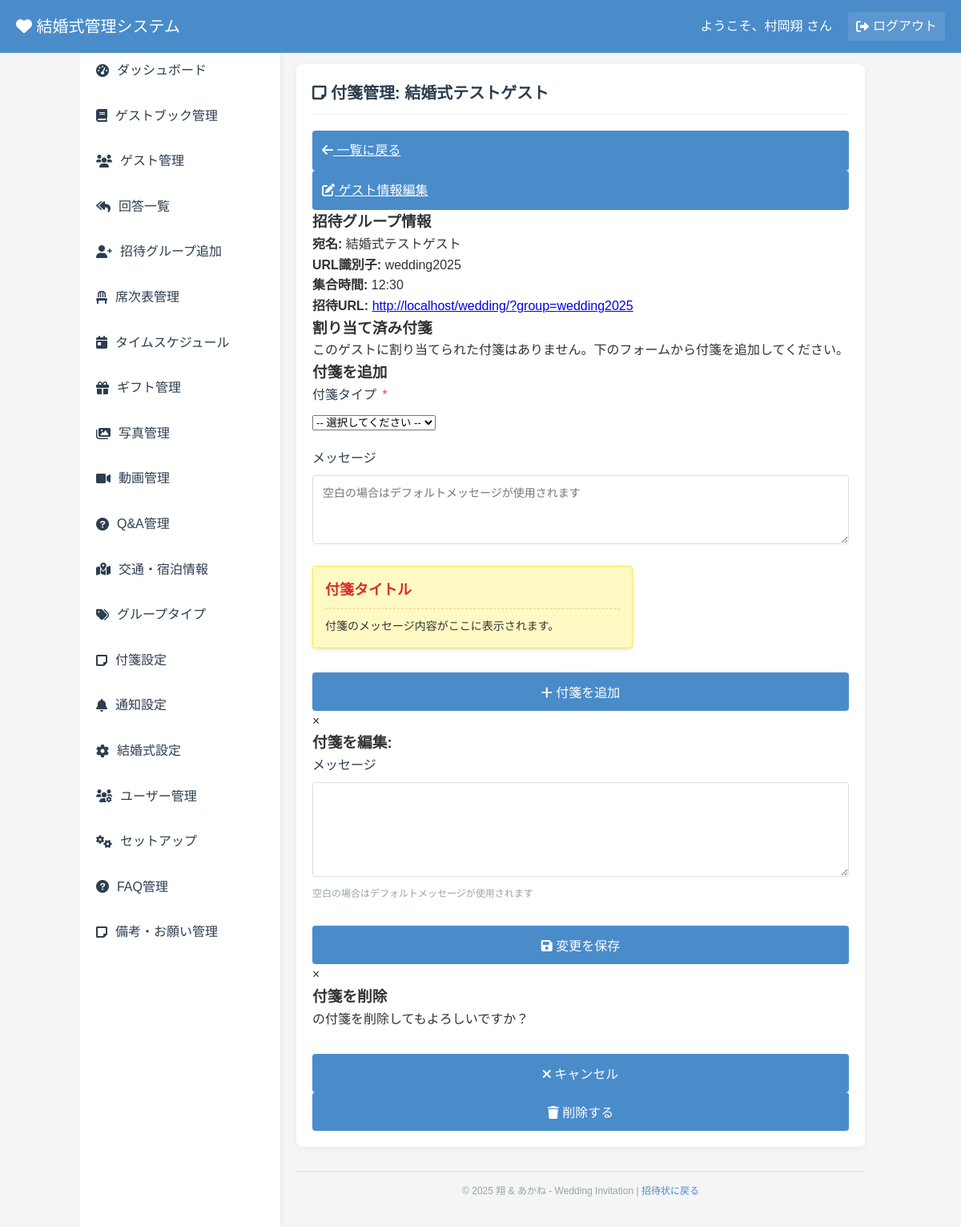
The page /admin/guest_fusen.php?id=2 (signed in) on the database its author committed.
### tables this page shows
CREATE TABLE `guests` (
  `id` int(11) NOT NULL AUTO_INCREMENT,
  `group_id` varchar(50) DEFAULT NULL,
  `group_name` varchar(100) NOT NULL,
  `email` varchar(255) DEFAULT NULL,
  `arrival_time` varchar(100) NOT NULL,
  `custom_message` text DEFAULT NULL,
  `max_companions` int(11) DEFAULT 0,
  `created_at` timestamp NOT NULL DEFAULT current_timestamp(),
  `group_type_id` int(11) DEFAULT NULL,
  PRIMARY KEY (`id`),
  UNIQUE KEY `group_id` (`group_id`),
  KEY `group_type_id` (`group_type_id`),
  CONSTRAINT `guests_ibfk_1` FOREIGN KEY (`group_type_id`) REFERENCES `group_types` (`id`) ON DELETE SET NULL
);

### config.php (called while the page is built, shortened)
<?php
$is_local = true;
if ($is_local) {
    $site_url = "http://localhost/wedding/";
}

### admin/guest_fusen.php (the view, shortened to what this page needs)
<?php
require_once '../config.php';
$guest_id = isset($_GET['id']) ? (int)$_GET['id'] : 0;
$guest_info = null;
if ($guest_id > 0) {
    try {
        $stmt = $pdo->prepare("SELECT * FROM guests WHERE id = ?");
        $stmt->execute([$guest_id]);
        $guest_info = $stmt->fetch();
    } catch (PDOException $e) {
        $error = "ゲスト情報の取得に失敗しました。";
        if ($debug_mode) {
            $error .= " エラー: " . $e->getMessage();
        }
    }
}
$fusen_types = [];
try {
    $stmt = $pdo->query("SELECT * FROM fusen_types ORDER BY sort_order, type_name");
    $fusen_types = $stmt->fetchAll();
} catch (PDOException $e) {
    $error = "付箋タイプの取得に失敗しました。";
    if ($debug_mode) {
        $error .= " エラー: " . $e->getMessage();
    }
}
$guest_fusens = [];
try {
    $stmt = $pdo->prepare("
        SELECT gf.*, ft.type_name, ft.type_code, ft.default_message
        FROM guest_fusen gf
        JOIN fusen_types ft ON gf.fusen_type_id = ft.id
        WHERE gf.guest_id = ?
        ORDER BY ft.sort_order, ft.type_name
    ");
    $stmt->execute([$guest_id]);
    $guest_fusens = $stmt->fetchAll();
} catch (PDOException $e) {
    $error = "ゲストの付箋情報の取得に失敗しました。";
    if ($debug_mode) {
        $error .= " エラー: " . $e->getMessage();
    }
}
?>
<!DOCTYPE html>
<html lang="ja">
<head>
    <link rel="stylesheet" href="../css/style.css">
    <link rel="stylesheet" href="css/admin.css">
    <link rel="stylesheet" href="https://cdnjs.cloudflare.com/ajax/libs/font-awesome/6.0.0/css/all.min.css">
</head>
<body class="admin-body">
    <div class="admin-dashboard">
        <header class="admin-dashboard-header">
            <div class="admin-logo">
                <h1><i class="fas fa-heart"></i> 結婚式管理システム</h1>
            </div>
            <div class="admin-user">
                <span>ようこそ、<?= htmlspecialchars($_SESSION['admin_username']) ?> さん</span>
                <a href="logout.php" class="admin-logout"><i class="fas fa-sign-out-alt"></i> ログアウト</a>
            </div>
        </header>
        <div class="admin-dashboard-content">
            <?php include 'inc/sidebar.php'; ?>
            <div class="admin-main">
                <div class="admin-content-wrapper">
                    <section class="admin-section">
                        <div class="admin-section-header">
                            <h2><i class="fas fa-sticky-note"></i> 付箋管理: <?= htmlspecialchars($guest_info['group_name']) ?></h2>
                            <div class="admin-actions">
                                <a href="dashboard.php" class="admin-button admin-button-secondary">
                                    <i class="fas fa-arrow-left"></i> 一覧に戻る
                                </a>
                                <a href="edit_guest.php?id=<?= $guest_id ?>" class="admin-button">
                                    <i class="fas fa-edit"></i> ゲスト情報編集
                                </a>
                            </div>
                        </div>
                        <div class="admin-guest-info">
                            <div class="admin-info-card">
                                <h3>招待グループ情報</h3>
                                <p><strong>宛名:</strong> <?= htmlspecialchars($guest_info['group_name']) ?></p>
                                <p><strong>URL識別子:</strong> <?= htmlspecialchars($guest_info['group_id']) ?></p>
                                <p><strong>集合時間:</strong> <?= htmlspecialchars($guest_info['arrival_time']) ?></p>
                                <p><strong>招待URL:</strong> <a href="../index.php?group=<?= urlencode($guest_info['group_id']) ?>" target="_blank"><?= $site_url ?>?group=<?= urlencode($guest_info['group_id']) ?></a></p>
                            </div>
                        </div>
                        <h3>割り当て済み付箋</h3>
                        <?php if (empty($guest_fusens)): ?>
                        <div class="admin-info-box">
                            <p>このゲストに割り当てられた付箋はありません。下のフォームから付箋を追加してください。</p>
                        </div>
                        <?php endif; ?>
                        <h3>付箋を追加</h3>
                        <?php if (empty($fusen_types)): ?>
                        <div class="admin-info-box">
                            <p>付箋タイプが登録されていません。先に<a href="fusen_settings.php">付箋設定ページ</a>で付箋タイプを登録してください。</p>
                        </div>
                        <?php else: ?>
                        <form class="admin-form" method="post" action="">
                            <div class="admin-form-group">
                                <label for="fusen_type_id">付箋タイプ <span class="required">*</span></label>
                                <select id="fusen_type_id" name="fusen_type_id" required>
                                    <option value="">-- 選択してください --</option>
                                </select>
                            </div>
                            <div class="admin-form-group">
                                <label for="custom_message">メッセージ</label>
                                <textarea id="custom_message" name="custom_message" rows="4" placeholder="空白の場合はデフォルトメッセージが使用されます"></textarea>
                            </div>
                            <div class="fusen-preview">
                                <h3 id="preview-title">付箋タイトル</h3>
                                <p id="preview-message">付箋のメッセージ内容がここに表示されます。</p>
                            </div>
                            <div class="admin-form-actions">
                                <button type="submit" class="admin-button">
                                    <i class="fas fa-plus"></i> 付箋を追加
                                </button>
                            </div>
                        </form>
                        <?php endif; ?>
                        <div id="edit-modal" class="admin-modal">
                            <div class="admin-modal-content">
                                <span class="admin-modal-close">&times;</span>
                                <h3>付箋を編集: <span id="edit-type-name"></span></h3>
                                <form class="admin-form" method="post" action="">
                                    <div class="admin-form-group">
                                        <label for="edit-message">メッセージ</label>
                                        <textarea id="edit-message" name="custom_message" rows="6"></textarea>
                                        <small>空白の場合はデフォルトメッセージが使用されます</small>
                                    </div>
                                    <div class="admin-form-actions">
                                        <button type="submit" class="admin-button">
                                            <i class="fas fa-save"></i> 変更を保存
                                        </button>
                                    </div>
                                </form>
                            </div>
                        </div>
                        <div id="delete-modal" class="admin-modal">
                            <div class="admin-modal-content">
                                <span class="admin-modal-close">&times;</span>
                                <h3>付箋を削除</h3>
                                <p><span id="delete-type-name"></span>の付箋を削除してもよろしいですか？</p>
                                <form class="admin-form" method="post" action="">
                                    <div class="admin-form-actions">
                                        <button type="button" class="admin-button admin-button-secondary admin-modal-close">
                                            <i class="fas fa-times"></i> キャンセル
                                        </button>
                                        <button type="submit" class="admin-button admin-button-danger">
                                            <i class="fas fa-trash"></i> 削除する
                                        </button>
                                    </div>
                                </form>
                            </div>
                        </div>
                    </section>
                </div>
                <?php include 'inc/footer.php'; ?>
</body>
</html>

### css/style.css (style rules this page uses)
:root { --primary-color: #ffffff; --accent-color: #4CAF50; --accent-light: #81C784; --accent-dark: #388E3C; --text-color: #333333; --background-light: #f8f9fa; --shadow-color: rgba(0, 0, 0, 0.1); --gold: #d4af37; --light-gold: #f1e6c1; --cream: #fcf8e8; --pink-accent: #f8bbd0; --pink-light: #fce4ec; --pink-dark: #ec407a; }
* { box-sizing: border-box; margin: 0; padding: 0; }
body { font-family: 'Noto Serif JP', serif; margin: 0; padding: 0; background: url('../images/leaves-bg.png') repeat; background-size: 400px; background-attachment: fixed; color: #2c3e50; line-height: 1.6; min-height: 100vh; display: flex; flex-direction: column; justify-content: flex-start; align-items: center; }
body::before { content: ''; position: fixed; top: 0; left: 0; width: 100%; height: 100%; background-image: url('../images/leaves-bg.png'); background-size: 300px; background-repeat: repeat; opacity: 0.05; z-index: -1; }
.required { color: #ff5252; margin-left: 3px; }

### admin/css/admin.css (style rules this page uses)
:root { --admin-primary: #4a8cca; --admin-secondary: #2c3e50; --admin-success: #2ecc71; --admin-danger: #e74c3c; --admin-warning: #f39c12; --admin-info: #3498db; --admin-light: #ecf0f1; --admin-dark: #2c3e50; --admin-gray: #95a5a6; --admin-border: #ddd; }
.admin-body { font-family: 'Noto Sans JP', sans-serif; background-color: #f5f5f5; margin: 0; padding: 0; color: #333; }
.admin-form-group { margin-bottom: 20px; }
.admin-form-group label { display: block; margin-bottom: 8px; font-weight: 500; color: var(--admin-secondary); }
.admin-button { display: block; width: 100%; padding: 12px; background-color: var(--admin-primary); color: white; border: none; border-radius: 4px; font-size: 16px; font-weight: 500; cursor: pointer; transition: background-color 0.3s; }
.admin-dashboard { display: flex; flex-direction: column; min-height: 100vh; }
.admin-dashboard-header { background-color: var(--admin-primary); color: white; padding: 15px 20px; display: flex; justify-content: space-between; align-items: center; position: fixed; top: 0; left: 0; right: 0; z-index: 1000; }
.admin-logo h1 { margin: 0; font-size: 20px; font-weight: 500; }
.admin-user { display: flex; align-items: center; gap: 20px; }
.admin-logout { color: white; text-decoration: none; display: inline-flex; align-items: center; gap: 5px; padding: 5px 10px; border-radius: 4px; background-color: rgba(255, 255, 255, 0.1); transition: background-color 0.3s; }
.admin-dashboard-content { display: flex; flex: 1; margin-top: 60px; min-height: calc(100vh - 60px); }
.admin-main { flex: 1; padding: 20px; margin-left: 250px; min-height: calc(100vh - 60px); display: flex; flex-direction: column; width: calc(100% - 250px); box-sizing: border-box; }
.admin-content-wrapper { flex: 1; display: flex; flex-direction: column; }
.admin-section { background-color: white; border-radius: 8px; box-shadow: 0 2px 10px rgba(0, 0, 0, 0.05); padding: 20px; margin-bottom: 30px; }
.admin-section h2 { margin-top: 0; margin-bottom: 20px; color: var(--admin-secondary); font-size: 20px; padding-bottom: 10px; border-bottom: 1px solid #eee; }
.admin-form { max-width: 800px; }
.admin-form-group textarea { width: 100%; padding: 10px 12px; border: 1px solid var(--admin-border); border-radius: 4px; font-size: 14px; font-family: inherit; resize: vertical; }
.admin-form-group small { display: block; margin-top: 5px; color: var(--admin-gray); font-size: 12px; }
.admin-form-actions { margin-top: 30px; }
.required { color: var(--admin-danger); }

### admin/guest_fusen.php (style rules this page uses)
.fusen-preview { background-color: #fff9c4; border: 1px solid #ffeb3b; border-radius: 4px; padding: 15px; margin-bottom: 20px; box-shadow: 0 2px 5px rgba(0,0,0,0.1); max-width: 400px; }
.fusen-preview h3 { margin-top: 0; color: #d32f2f; font-size: 18px; border-bottom: 1px dashed #ffcc80; padding-bottom: 8px; margin-bottom: 10px; }
.fusen-preview p { margin: 0; font-size: 14px; white-space: pre-wrap; }

### rows shown on the page
guests: group_name "結婚式テストゲスト", group "wedding2025", arrival_time "12:30"

### other values the page prints
$_SESSION['admin_username'] "村岡翔"
$item['text'] "ダッシュボード"
$item['text'] "ゲストブック管理"
$item['text'] "ゲスト管理"
$item['text'] "回答一覧"
$item['text'] "招待グループ追加"
$item['text'] "席次表管理"
$item['text'] "タイムスケジュール"
$item['text'] "ギフト管理"
$item['text'] "写真管理"
$item['text'] "動画管理"
$item['text'] "Q&A管理"
$item['text'] "交通・宿泊情報"
$item['text'] "グループタイプ"
$item['text'] "付箋設定"
